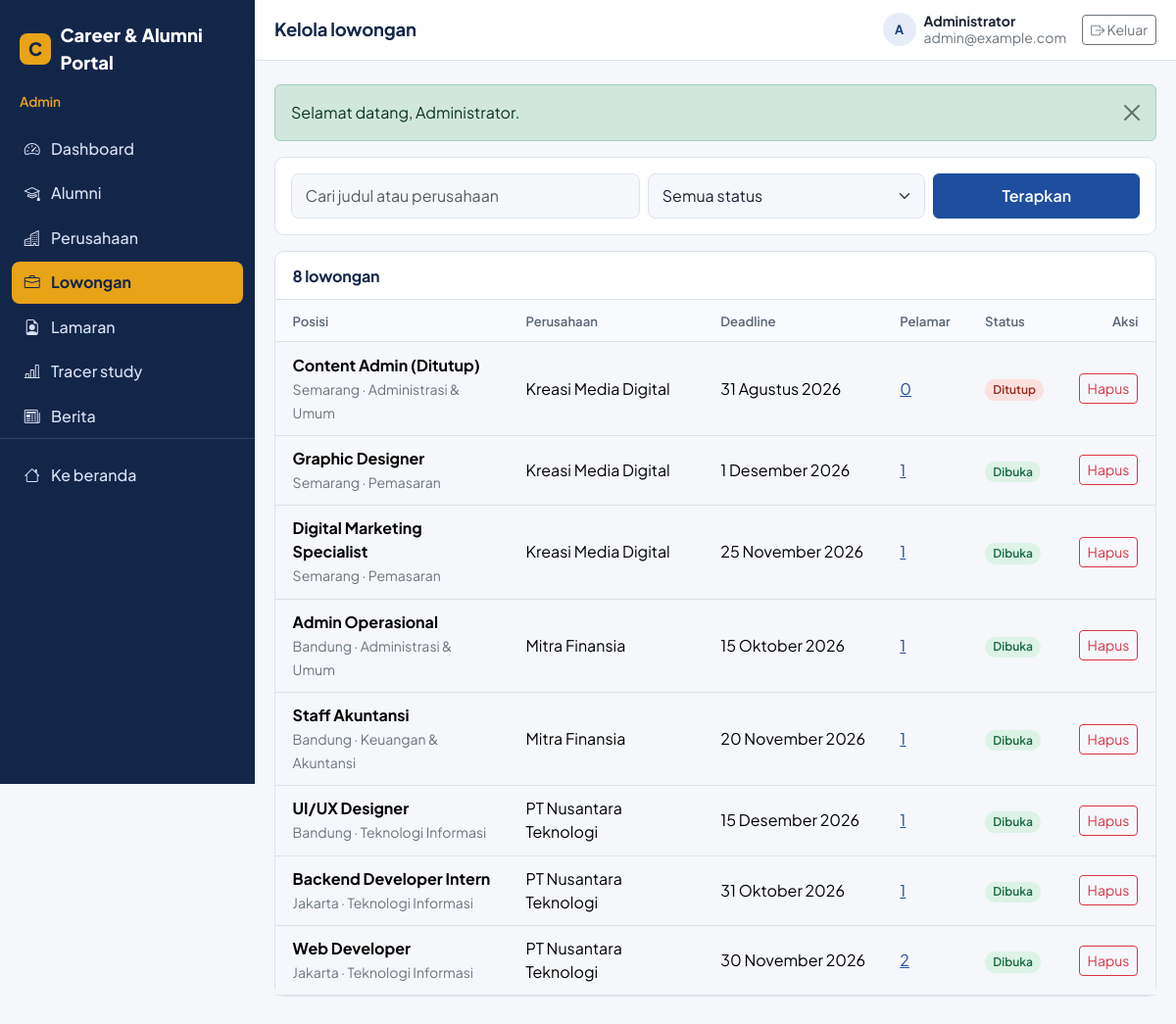
The app's page /admin/jobs/index.php (signed in) with its own data.
### tables this page shows
CREATE TABLE jobs (
  id INT UNSIGNED AUTO_INCREMENT PRIMARY KEY,
  company_id INT UNSIGNED NOT NULL,
  category_id INT UNSIGNED NOT NULL,
  title VARCHAR(150) NOT NULL,
  description TEXT NOT NULL,
  requirements TEXT NOT NULL,
  location VARCHAR(100) NOT NULL,
  job_type ENUM('full-time','part-time','internship','contract') NOT NULL,
  salary VARCHAR(100) NULL,
  deadline DATE NOT NULL,
  status ENUM('open','closed') NOT NULL DEFAULT 'open',
  created_at TIMESTAMP NOT NULL DEFAULT CURRENT_TIMESTAMP,
  updated_at TIMESTAMP NOT NULL DEFAULT CURRENT_TIMESTAMP ON UPDATE CURRENT_TIMESTAMP,
  CONSTRAINT fk_jobs_company FOREIGN KEY (company_id) REFERENCES companies(id) ON DELETE CASCADE,
  CONSTRAINT fk_jobs_category FOREIGN KEY (category_id) REFERENCES job_categories(id) ON DELETE RESTRICT,
  INDEX idx_jobs_location (location),
  INDEX idx_jobs_type (job_type),
  INDEX idx_jobs_status_deadline (status, deadline)
);

CREATE TABLE job_categories (
  id INT UNSIGNED AUTO_INCREMENT PRIMARY KEY,
  name VARCHAR(100) NOT NULL UNIQUE,
  created_at TIMESTAMP NOT NULL DEFAULT CURRENT_TIMESTAMP,
  updated_at TIMESTAMP NOT NULL DEFAULT CURRENT_TIMESTAMP ON UPDATE CURRENT_TIMESTAMP
);

CREATE TABLE companies (
  id INT UNSIGNED AUTO_INCREMENT PRIMARY KEY,
  user_id INT UNSIGNED NOT NULL UNIQUE,
  name VARCHAR(150) NOT NULL,
  email VARCHAR(150) NULL,
  phone VARCHAR(20) NULL,
  address TEXT NULL,
  website VARCHAR(255) NULL,
  industry VARCHAR(100) NULL,
  description TEXT NULL,
  logo VARCHAR(255) NULL,
  created_at TIMESTAMP NOT NULL DEFAULT CURRENT_TIMESTAMP,
  updated_at TIMESTAMP NOT NULL DEFAULT CURRENT_TIMESTAMP ON UPDATE CURRENT_TIMESTAMP,
  CONSTRAINT fk_company_user FOREIGN KEY (user_id) REFERENCES users(id) ON DELETE CASCADE
);

### config/database.php (called while the page is built, shortened)
<?php
function db(): PDO
{
    static $pdo = null;
    if ($pdo === null) {
        $dsn = 'mysql:host=' . DB_HOST . ';dbname=' . DB_NAME . ';charset=' . DB_CHARSET;
        try {
            $pdo = new PDO($dsn, DB_USER, DB_PASS, [
                PDO::ATTR_ERRMODE            => PDO::ERRMODE_EXCEPTION,
                PDO::ATTR_DEFAULT_FETCH_MODE => PDO::FETCH_ASSOC,
                PDO::ATTR_EMULATE_PREPARES   => false,
            ]);
        } catch (PDOException $e) {
            error_log('DB connection failed: ' . $e->getMessage());
            http_response_code(500);
            exit('Koneksi database gagal. Pastikan MySQL di XAMPP sudah berjalan, database sudah diimport, dan config/database.php sudah benar.');
        }
    }
    return $pdo;
}
function db_all(string $sql, array $params = []): array
{
    $stmt = db()->prepare($sql);
    $stmt->execute($params);
    return $stmt->fetchAll();
}
function db_scalar(string $sql, array $params = [])
{
    $stmt = db()->prepare($sql);
    $stmt->execute($params);
    return $stmt->fetchColumn();
}

### admin/jobs/index.php (the view, shortened to what this page needs)
<?php
$statuses = ['open', 'closed'];
$q         = mb_substr(trim($_GET['q'] ?? ''), 0, 100);
$status    = in_array($_GET['status'] ?? '', $statuses, true) ? $_GET['status'] : '';
$companyId = filter_input(INPUT_GET, 'company_id', FILTER_VALIDATE_INT) ?: 0;
$page      = max(1, (int) ($_GET['page'] ?? 1));
$perPage   = 12;
$where = []; $params = [];
$whereSql = $where ? 'WHERE ' . implode(' AND ', $where) : '';
$from = 'FROM jobs j JOIN companies c ON c.id = j.company_id JOIN job_categories k ON k.id = j.category_id';
$total  = (int) db_scalar("SELECT COUNT(*) $from $whereSql", $params);
$pages  = max(1, (int) ceil($total / $perPage));
$page   = min($page, $pages);
$offset = ($page - 1) * $perPage;
$rows = db_all("SELECT j.id, j.title, j.location, j.job_type, j.deadline, j.status, c.name AS company_name, k.name AS category_name,
                       (SELECT COUNT(*) FROM job_applications ap WHERE ap.job_id = j.id) AS applicants
                $from $whereSql ORDER BY j.id DESC LIMIT $perPage OFFSET $offset", $params);
$backQs = http_build_query(array_filter(['q' => $q, 'status' => $status, 'company_id' => $companyId, 'page' => $page]));
$today = date('Y-m-d');
include __DIR__ . '/../../components/head.php';
include __DIR__ . '/../../components/sidebar.php';
?>
<form method="get" class="filter-bar mb-3">
  <div class="row g-2">
    <div class="col-md-5"><input type="search" class="form-control" name="q" value="<?= e($q) ?>" placeholder="Cari judul atau perusahaan"></div>
    <div class="col-md-4">
      <select class="form-select" name="status">
        <option value="">Semua status</option>
      </select>
    </div>
    <div class="col-md-3 d-grid"><button class="btn btn-primary" type="submit">Terapkan</button></div>
  </div>
</form>
<div class="panel">
  <div class="panel-head"><h2><?= e($total) ?> lowongan</h2></div>
  <?php if (!$rows): ?>
    <div class="empty-state"><i class="bi bi-briefcase"></i>Tidak ada data yang cocok.</div>
  <?php else: ?>
    <div class="table-responsive"><table class="table table-clean">
      <thead><tr><th>Posisi</th><th>Perusahaan</th><th>Deadline</th><th>Pelamar</th><th>Status</th><th class="text-end">Aksi</th></tr></thead>
      <tbody>
      <?php foreach ($rows as $r): $expired = $r['status'] === 'open' && $r['deadline'] < $today; ?>
        <tr>
          <td><strong class="d-block"><?= e($r['title']) ?></strong><span class="small text-secondary"><?= e($r['location']) ?> &middot; <?= e($r['category_name']) ?></span></td>
          <td><?= e($r['company_name']) ?></td>
          <td class="text-nowrap"><?= e(date_id($r['deadline'])) ?></td>
          <td><a href="<?= e(url('admin/applications/index.php?job_id=' . (int) $r['id'])) ?>"><?= (int) $r['applicants'] ?></a></td>
          <td><?= status_badge($expired ? 'expired' : $r['status']) ?></td>
          <td>
            <button type="button" class="btn btn-outline-danger btn-sm js-delete" data-bs-toggle="modal" data-bs-target="#delModal"
                    data-name="<?= e($r['title']) ?>" data-id="<?= (int) $r['id'] ?>" data-field="job_id" data-back="<?= e($backQs) ?>">Hapus</button>
          </td>
        </tr>
      <?php endforeach; ?>
      </tbody>
    </table></div>
  <?php endif; ?>
</div>
<?php include __DIR__ . '/../../components/dash_end.php'; ?>

### config/helpers.php (shortened to what this page needs)
<?php
function e($value): string
{
    return htmlspecialchars((string) $value, ENT_QUOTES | ENT_SUBSTITUTE, 'UTF-8');
}
function url(string $path = ''): string
{
    return BASE_URL . '/' . ltrim($path, '/');
}
function render_flashes(): string
{
    $html = '';
    foreach ($_SESSION['flash'] ?? [] as $f) {
        $html .= '<div class="alert alert-' . e($f['type']) . ' alert-dismissible fade show" role="alert">'
              .  e($f['message'])
              .  '<button type="button" class="btn-close" data-bs-dismiss="alert" aria-label="Tutup"></button></div>';
    }
    return $html;
}
function date_id(?string $date): string
{
    $ts = $date ? strtotime($date) : false;
    $bulan = ['Januari', 'Februari', 'Maret', 'April', 'Mei', 'Juni', 'Juli', 'Agustus', 'September', 'Oktober', 'November', 'Desember'];
    return date('j', $ts) . ' ' . $bulan[(int) date('n', $ts) - 1] . ' ' . date('Y', $ts);
}
function status_badge(string $status): string
{
    $labels = [
        'pending'  => 'Menunggu',  'reviewed' => 'Ditinjau',
        'accepted' => 'Diterima',  'rejected' => 'Ditolak',
        'verified' => 'Terverifikasi',
        'open'     => 'Dibuka',    'closed'   => 'Ditutup',    'expired' => 'Kedaluwarsa',
    ];
    return '<span class="badge status-' . e($status) . '">' . e($labels[$status] ?? $status) . '</span>';
}

### assets/css/style.css (style rules this page uses)
:root { --navy: #12264a; --blue: #1f4e9e; --blue-dark: #183d7c; --gold: #e8a317; --surface: #f5f7fb; --card: #ffffff; --line: #dce3ee; --ink: #1b2333; --muted: #5b6577; --success: #1e8e5a; --danger: #c0392b; --radius: 10px; --bs-primary: var(--blue); --bs-body-font-family: 'Plus Jakarta Sans', system-ui, -apple-system, 'Segoe UI', sans-serif; --bs-body-color: var(--ink); --bs-body-bg: var(--surface); }
body { font-family: var(--bs-body-font-family); color: var(--ink); background: var(--surface); }
h1, h2, h3, h4, h5 { color: var(--navy); font-weight: 700; letter-spacing: -0.01em; }
a { color: var(--blue); }
.btn-primary { --bs-btn-bg: var(--blue); --bs-btn-border-color: var(--blue); --bs-btn-hover-bg: var(--blue-dark); --bs-btn-hover-border-color: var(--blue-dark); --bs-btn-active-bg: var(--blue-dark); --bs-btn-active-border-color: var(--blue-dark); font-weight: 600; }
.form-control, .form-select { border-color: var(--line); border-radius: 8px; padding: .65rem .85rem; }
.badge[class*="status-"] { font-weight: 600; padding: .4em .7em; border-radius: 999px; }
.status-accepted, .status-verified, .status-open { background: #dcf3e6; color: #17693f; }
.status-rejected, .status-closed, .status-expired { background: #fbe1de; color: #922b20; }
.panel { background: #fff; border: 1px solid var(--line); border-radius: var(--radius); }
.panel-head { padding: .9rem 1.1rem; border-bottom: 1px solid var(--line); display: flex; justify-content: space-between; align-items: center; gap: 1rem; }
.panel-head h2 { font-size: 1rem; margin: 0; }
.table-clean { margin: 0; }
.table-clean th { font-size: .82rem; color: var(--muted); font-weight: 600; background: #f8fafd; white-space: nowrap; }
.table-clean td, .table-clean th { padding: .7rem 1.1rem; vertical-align: middle; }
.filter-bar { background: #fff; border: 1px solid var(--line); border-radius: var(--radius); padding: 1rem; }

### records on screen
jobs: title "Content Admin (Ditutup)", location "Semarang", category.name "Administrasi & Umum", company.name "Kreasi Media Digital", deadline "31 Agustus 2026", applicants "0", status "Ditutup"
jobs: title "Graphic Designer", location "Semarang", category.name "Pemasaran", company.name "Kreasi Media Digital", deadline "1 Desember 2026", applicants "1", status "Dibuka"
jobs: title "Digital Marketing Specialist", location "Semarang", category.name "Pemasaran", company.name "Kreasi Media Digital", deadline "25 November 2026", applicants "1", status "Dibuka"
jobs: title "Admin Operasional", location "Bandung", category.name "Administrasi & Umum", company.name "Mitra Finansia", deadline "15 Oktober 2026", applicants "1", status "Dibuka"
jobs: title "Staff Akuntansi", location "Bandung", category.name "Keuangan & Akuntansi", company.name "Mitra Finansia", deadline "20 November 2026", applicants "1", status "Dibuka"
jobs: title "UI/UX Designer", location "Bandung", category.name "Teknologi Informasi", company.name "PT Nusantara Teknologi", deadline "15 Desember 2026", applicants "1", status "Dibuka"
jobs: title "Backend Developer Intern", location "Jakarta", category.name "Teknologi Informasi", company.name "PT Nusantara Teknologi", deadline "31 Oktober 2026", applicants "1", status "Dibuka"
jobs: title "Web Developer", location "Jakarta", category.name "Teknologi Informasi", company.name "PT Nusantara Teknologi", deadline "30 November 2026", applicants "2", status "Dibuka"

### other values on screen
APP_NAME "Career & Alumni Portal"
$roleLabels[$sbRole] "Admin"
$label "Dashboard"
$label "Alumni"
$label "Perusahaan"
$label "Lowongan"
$label "Lamaran"
$label "Tracer study"
$label "Berita"
$pageTitle "Kelola lowongan"
initials($sbUser['name']) "A"
$sbUser['name'] "Administrator"
$sbUser['email'] "admin@example.com"
$f['message'] "Selamat datang, Administrator."
$total "8"
